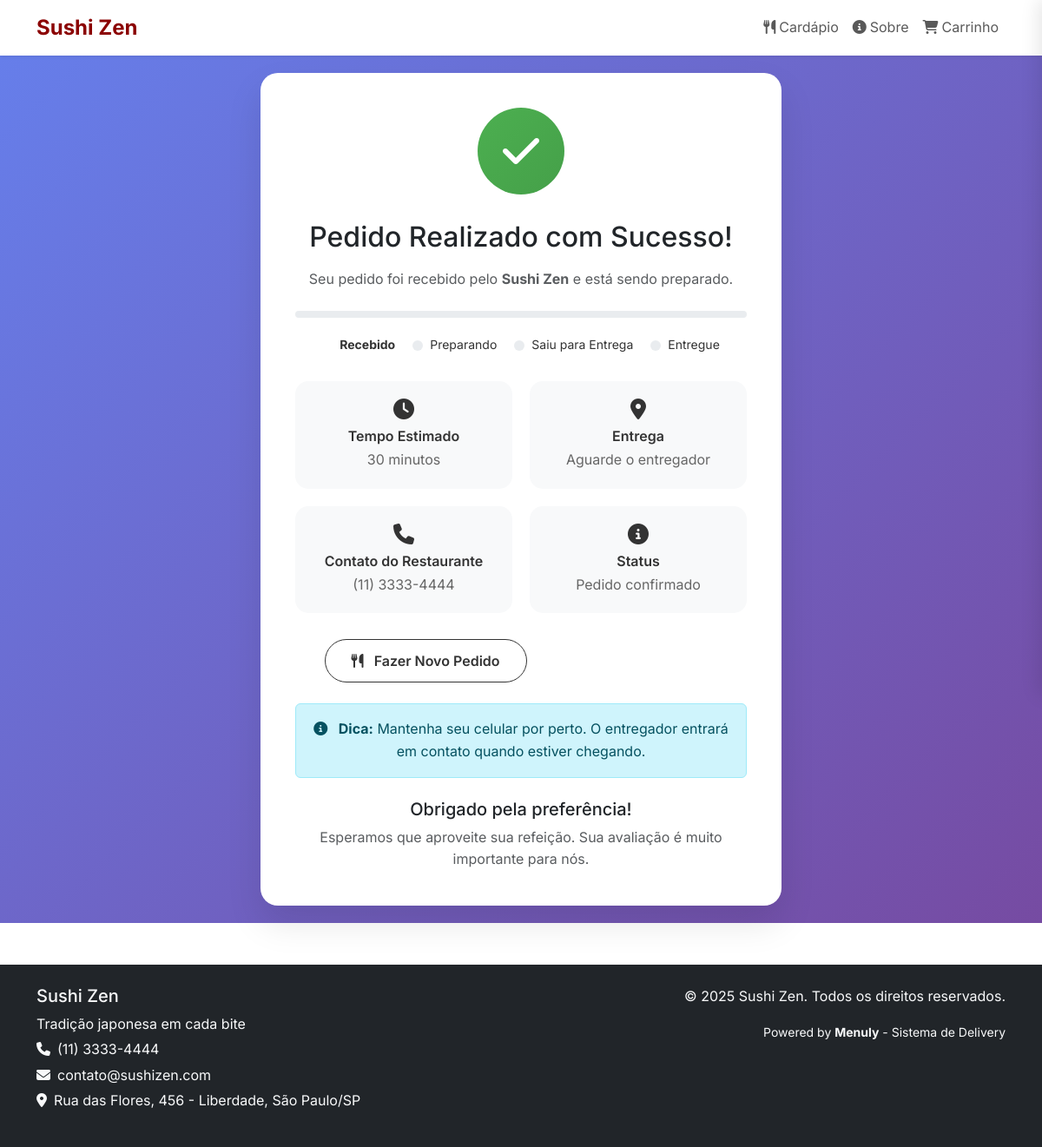
The page /sushi-zen/pedido-recebido/ on the database its author committed.
### apps/restaurantes/models.py (models this page shows, shortened)
class Restaurante(models.Model):
    lojista = models.ForeignKey(Lojista, on_delete=models.CASCADE, related_name='restaurantes', verbose_name='Lojista')
    administradores = models.ManyToManyField(
        settings.AUTH_USER_MODEL,
        through='RestauranteAdministrador',
        through_fields=('restaurante', 'usuario'),  # Especifica quais campos usar
        related_name='restaurantes_gerenciados',
        blank=True,
        verbose_name='Administradores'
    )
    nome = models.CharField(max_length=200, verbose_name='Nome do Restaurante')
    slug = models.SlugField(max_length=200, unique=True, verbose_name='URL Personalizada')
    cnpj = models.CharField(max_length=18, blank=True, verbose_name='CNPJ')
    email = models.EmailField(verbose_name='Email')
    telefone = models.CharField(max_length=20, verbose_name='Telefone')
    whatsapp = models.CharField(max_length=20, blank=True, verbose_name='WhatsApp')
    endereco_rua = models.CharField(max_length=200, verbose_name='Rua')
    endereco_numero = models.CharField(max_length=20, verbose_name='Número')
    endereco_complemento = models.CharField(max_length=100, blank=True, verbose_name='Complemento')
    endereco_bairro = models.CharField(max_length=100, verbose_name='Bairro')
    endereco_cidade = models.CharField(max_length=100, verbose_name='Cidade')
    endereco_estado = models.CharField(max_length=2, verbose_name='Estado')
    endereco_cep = models.CharField(max_length=9, verbose_name='CEP')
    cor_primaria = models.CharField(max_length=7, default='#667eea', verbose_name='Cor Primária')
    cor_secundaria = models.CharField(max_length=7, default='#764ba2', verbose_name='Cor Secundária')
    cor_fundo = models.CharField(max_length=7, default='#ffffff', verbose_name='Cor de Fundo')
    cor_texto = models.CharField(max_length=7, default='#333333', verbose_name='Cor do Texto')
    cor_botoes = models.CharField(max_length=7, default='#28a745', verbose_name='Cor dos Botões')
    logo = models.ImageField(upload_to='restaurantes/logos/', blank=True, verbose_name='Logo')
    logo_thumbnail = ImageSpecField(source='logo', processors=[ResizeToFill(200, 200)], format='PNG')
    banner = models.ImageField(upload_to='restaurantes/banners/', blank=True, verbose_name='Banner Principal')
    banner_small = ImageSpecField(source='banner', processors=[ResizeToFill(800, 400)], format='JPEG')
    favicon = models.ImageField(upload_to='restaurantes/favicons/', blank=True, verbose_name='Favicon')
    slogan = models.CharField(max_length=200, blank=True, verbose_name='Slogan')
    mensagem_boas_vindas = models.TextField(blank=True, verbose_name='Mensagem de Boas-vindas')
    sobre_nos = models.TextField(blank=True, verbose_name='Sobre Nós')
    taxa_entrega = models.DecimalField(max_digits=6, decimal_places=2, default=0, verbose_name='Taxa de Entrega')
    tempo_estimado_entrega = models.IntegerField(default=30, verbose_name='Tempo Estimado (min)')
    raio_entrega_km = models.DecimalField(max_digits=5, decimal_places=2, default=5, verbose_name='Raio de Entrega (km)')
    aceita_pedidos = models.BooleanField(default=True, verbose_name='Aceita Pedidos')
    pedido_minimo = models.DecimalField(max_digits=8, decimal_places=2, default=0, verbose_name='Pedido Mínimo')
    funciona_segunda = models.BooleanField(default=True, verbose_name='Funciona Segunda')
    horario_segunda_abertura = models.TimeField(null=True, blank=True, verbose_name='Abertura Segunda')
    horario_segunda_fechamento = models.TimeField(null=True, blank=True, verbose_name='Fechamento Segunda')
    funciona_terca = models.BooleanField(default=True, verbose_name='Funciona Terça')
    horario_terca_abertura = models.TimeField(null=True, blank=True, verbose_name='Abertura Terça')
    horario_terca_fechamento = models.TimeField(null=True, blank=True, verbose_name='Fechamento Terça')
    funciona_quarta = models.BooleanField(default=True, verbose_name='Funciona Quarta')
    horario_quarta_abertura = models.TimeField(null=True, blank=True, verbose_name='Abertura Quarta')
    horario_quarta_fechamento = models.TimeField(null=True, blank=True, verbose_name='Fechamento Quarta')
    funciona_quinta = models.BooleanField(default=True, verbose_name='Funciona Quinta')
    horario_quinta_abertura = models.TimeField(null=True, blank=True, verbose_name='Abertura Quinta')
    horario_quinta_fechamento = models.TimeField(null=True, blank=True, verbose_name='Fechamento Quinta')
    funciona_sexta = models.BooleanField(default=True, verbose_name='Funciona Sexta')
    horario_sexta_abertura = models.TimeField(null=True, blank=True, verbose_name='Abertura Sexta')
    horario_sexta_fechamento = models.TimeField(null=True, blank=True, verbose_name='Fechamento Sexta')
    funciona_sabado = models.BooleanField(default=True, verbose_name='Funciona Sábado')
    horario_sabado_abertura = models.TimeField(null=True, blank=True, verbose_name='Abertura Sábado')
    horario_sabado_fechamento = models.TimeField(null=True, blank=True, verbose_name='Fechamento Sábado')
    funciona_domingo = models.BooleanField(default=False, verbose_name='Funciona Domingo')
    horario_domingo_abertura = models.TimeField(null=True, blank=True, verbose_name='Abertura Domingo')
    horario_domingo_fechamento = models.TimeField(null=True, blank=True, verbose_name='Fechamento Domingo')
    ativo = models.BooleanField(default=True, verbose_name='Ativo')
    aprovado = models.BooleanField(default=False, verbose_name='Aprovado')
    destaque = models.BooleanField(default=False, verbose_name='Em Destaque')
    criado_em = models.DateTimeField(auto_now_add=True, verbose_name='Criado em')
    atualizado_em = models.DateTimeField(auto_now=True, verbose_name='Atualizado em')
    class Meta:
        verbose_name = 'Restaurante'
        verbose_name_plural = 'Restaurantes'
        ordering = ['nome']
    def get_absolute_url(self):
        return f"/{self.slug}/"
    @property
    def endereco_completo(self):
        endereco = f"{self.endereco_rua}, {self.endereco_numero}"
        if self.endereco_complemento:
            endereco += f", {self.endereco_complemento}"
        endereco += f" - {self.endereco_bairro}, {self.endereco_cidade}/{self.endereco_estado}"
        return endereco

### apps/restaurantes/views.py (the view)
# urls.py: path('pedido-recebido/', views.pedido_recebido, name='pedido_recebido'),
def pedido_recebido(request, slug=None):
    restaurante = request.restaurante_atual
    if not restaurante:
        return redirect('core:lista_restaurantes')
    numero_pedido = request.session.get('ultimo_pedido_numero')
    context = {
        'restaurante': restaurante,
        'numero_pedido': numero_pedido,
        'page_title': f"Pedido Recebido - {restaurante.nome}",
        'meta_description': f"Seu pedido foi recebido pelo {restaurante.nome}",
    }
    return render(request, 'restaurante/pedido_recebido.html', context)

### templates/restaurante/pedido_recebido.html (shortened to what this page needs)
{% extends 'base.html' %}
{% load static %}
{% block content %}
<div class="confirmation-container">
    <div class="container">
        <div class="confirmation-card">
            <div class="success-icon">
                <i class="fas fa-check"></i>
            </div>
            <h1 class="h2 text-dark mb-3">Pedido Realizado com Sucesso!</h1>
            <p class="text-muted mb-4">
                Seu pedido foi recebido pelo <strong>{{ restaurante.nome }}</strong> e está sendo preparado.
            </p>
            <div class="progress-bar">
                <div class="progress-fill"></div>
            </div>
            <div class="status-indicator">
                <div class="status-step active">
                    <div class="status-dot"></div>
                    <span>Recebido</span>
                </div>
                <div class="status-step">
                    <div class="status-dot"></div>
                    <span>Preparando</span>
                </div>
                <div class="status-step">
                    <div class="status-dot"></div>
                    <span>Saiu para Entrega</span>
                </div>
                <div class="status-step">
                    <div class="status-dot"></div>
                    <span>Entregue</span>
                </div>
            </div>
            <div class="info-grid">
                <div class="info-item">
                    <i class="fas fa-clock"></i>
                    <h6>Tempo Estimado</h6>
                    <p>{{ restaurante.tempo_estimado_entrega }} minutos</p>
                </div>
                <div class="info-item">
                    <i class="fas fa-map-marker-alt"></i>
                    <h6>Entrega</h6>
                    <p>Aguarde o entregador</p>
                </div>
                {% if restaurante.telefone %}
                <div class="info-item">
                    <i class="fas fa-phone"></i>
                    <h6>Contato do Restaurante</h6>
                    <p>{{ restaurante.telefone }}</p>
                </div>
                {% endif %}
                <div class="info-item">
                    <i class="fas fa-info-circle"></i>
                    <h6>Status</h6>
                    <p>Pedido confirmado</p>
                </div>
            </div>
            <div class="action-buttons">
                <a href="{{ restaurante.get_absolute_url }}" class="btn btn-outline-primary">
                    <i class="fas fa-utensils me-2"></i>
                    Fazer Novo Pedido
                </a>
                <a href="{% url 'core:home' %}" class="btn btn-primary">
                    <i class="fas fa-home me-2"></i>
                </a>
            </div>
            <div class="mt-4">
                <div class="alert alert-info">
                    <i class="fas fa-info-circle me-2"></i>
                    <strong>Dica:</strong> Mantenha seu celular por perto. O entregador entrará em contato quando estiver chegando.
                </div>
            </div>
            <div class="mt-4">
                <h5 class="text-dark">Obrigado pela preferência!</h5>
                <p class="text-muted mb-0">
                    Esperamos que aproveite sua refeição. Sua avaliação é muito importante para nós.
                </p>
            </div>
        </div>
    </div>
</div>
{% endblock %}

### templates/base.html (shortened to what this page needs)
<!DOCTYPE html>
<html lang="pt-BR">
<head>
    <link href="https://cdn.jsdelivr.net/npm/bootstrap@5.3.0/dist/css/bootstrap.min.css" rel="stylesheet">
    <link href="https://cdnjs.cloudflare.com/ajax/libs/font-awesome/6.4.0/css/all.min.css" rel="stylesheet">
</head>
<body>
    <nav class="navbar navbar-expand-lg navbar-light bg-white shadow-sm">
        <div class="container">
            <a class="navbar-brand" href="{% if restaurante %}{{ restaurante.get_absolute_url }}{% else %}{% url 'core:home' %}{% endif %}">
                <span style="color: var(--cor-principal);">
                    {% if restaurante %}{{ restaurante.nome }}{% else %}{{ SITE_NAME }}{% endif %}
                </span>
            </a>
            <div class="collapse navbar-collapse" id="navbarNav">
                <ul class="navbar-nav ms-auto">
                    {% if restaurante %}
                        <li class="nav-item">
                            <a class="nav-link" href="{{ restaurante.get_absolute_url }}">
                                <i class="fas fa-utensils me-1"></i>Cardápio
                            </a>
                        </li>
                        <li class="nav-item">
                            <a class="nav-link" href="{% url 'restaurante:sobre' slug=restaurante.slug %}">
                                <i class="fas fa-info-circle me-1"></i>Sobre
                            </a>
                        </li>
                        <li class="nav-item">
                            <a class="nav-link position-relative" href="#" id="carrinho-header" onclick="abrirCarrinhoLateral()">
                                <i class="fas fa-shopping-cart me-1"></i>Carrinho
                            </a>
                        </li>
                    {% endif %}
                </ul>
            </div>
        </div>
    </nav>
    <main>
        {% block content %}{% endblock %}
    </main>
    <footer class="bg-dark text-light py-4 mt-5">
        <div class="container">
            <div class="row">
                <div class="col-md-6">
                    <h5>
                        {% if restaurante %}{{ restaurante.nome }}{% else %}{{ SITE_NAME }}{% endif %}
                    </h5>
                    <p class="mb-1">
                        {% if restaurante %}
                            {{ restaurante.slogan|default:"Delivery rápido e comida deliciosa!" }}
                        {% else %}
                            {{ SITE_DESCRIPTION }}
                        {% endif %}
                    </p>
                    {% if restaurante %}
                        <p class="mb-1">
                            <i class="fas fa-phone me-2"></i>{{ restaurante.telefone }}
                        </p>
                        <p class="mb-1">
                            <i class="fas fa-envelope me-2"></i>{{ restaurante.email }}
                        </p>
                        <p>
                            <i class="fas fa-map-marker-alt me-2"></i>{{ restaurante.endereco_completo }}
                        </p>
                    {% endif %}
                </div>
                <div class="col-md-6 text-md-end">
                    <p>&copy; {% now "Y" %}
                        {% if restaurante %}{{ restaurante.nome }}{% else %}{{ SITE_NAME }}{% endif %}.
                        Todos os direitos reservados.
                    </p>
                    <p>
                        <small>Powered by <strong>Menuly</strong> - Sistema de Delivery</small>
                    </p>
                </div>
            </div>
        </div>
    </footer>
    {% load static %}
</body>
</html>

### rows shown on the page
Restaurante: nome "Sushi Zen", tempo_estimado_entrega "30", telefone "(11) 3333-4444", slogan "Tradição japonesa em cada bite", email "contato@sushizen.com", endereco_completo "Rua das Flores, 456 - Liberdade, São Paulo/SP"
